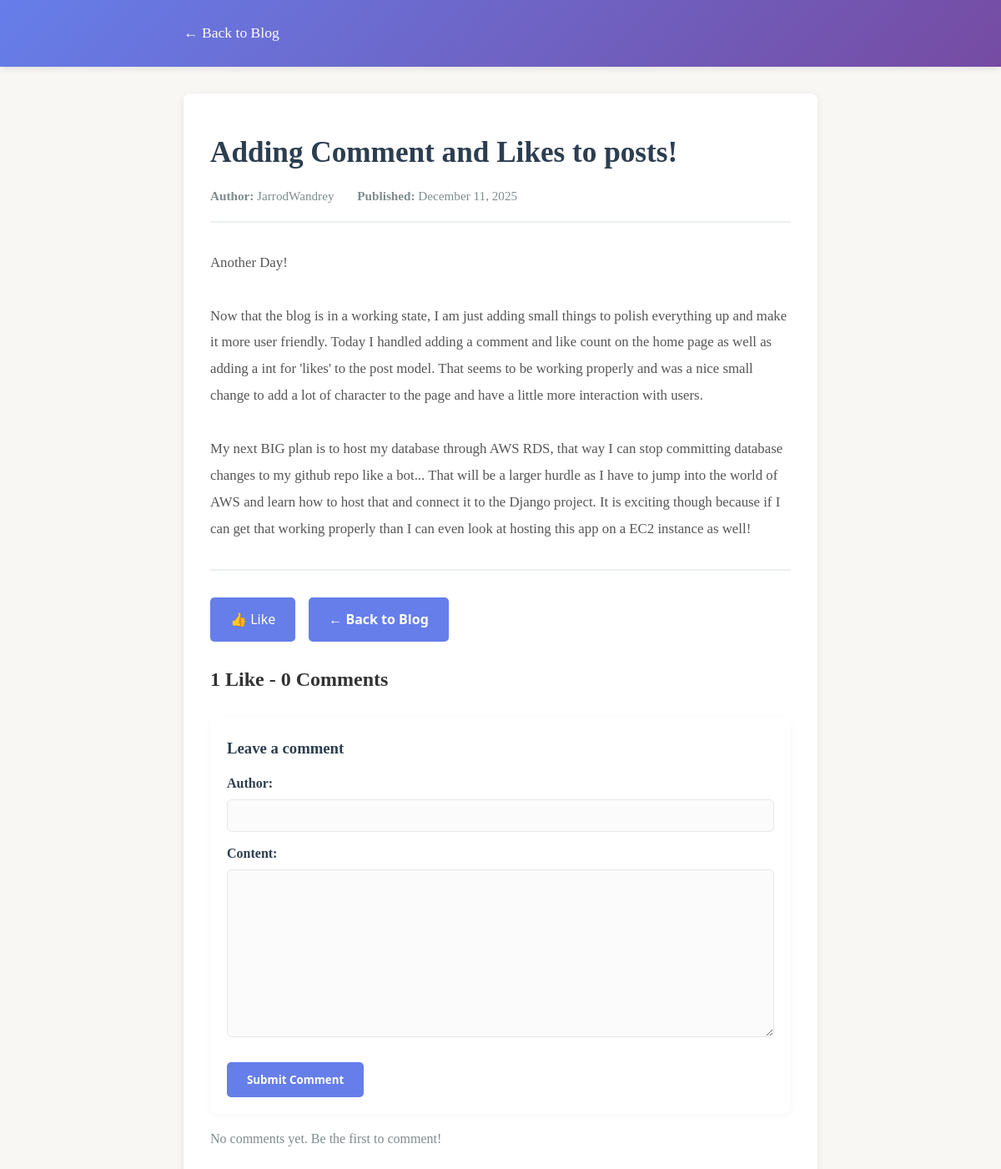
/show/7/, run on an earlier commit of the app's database.
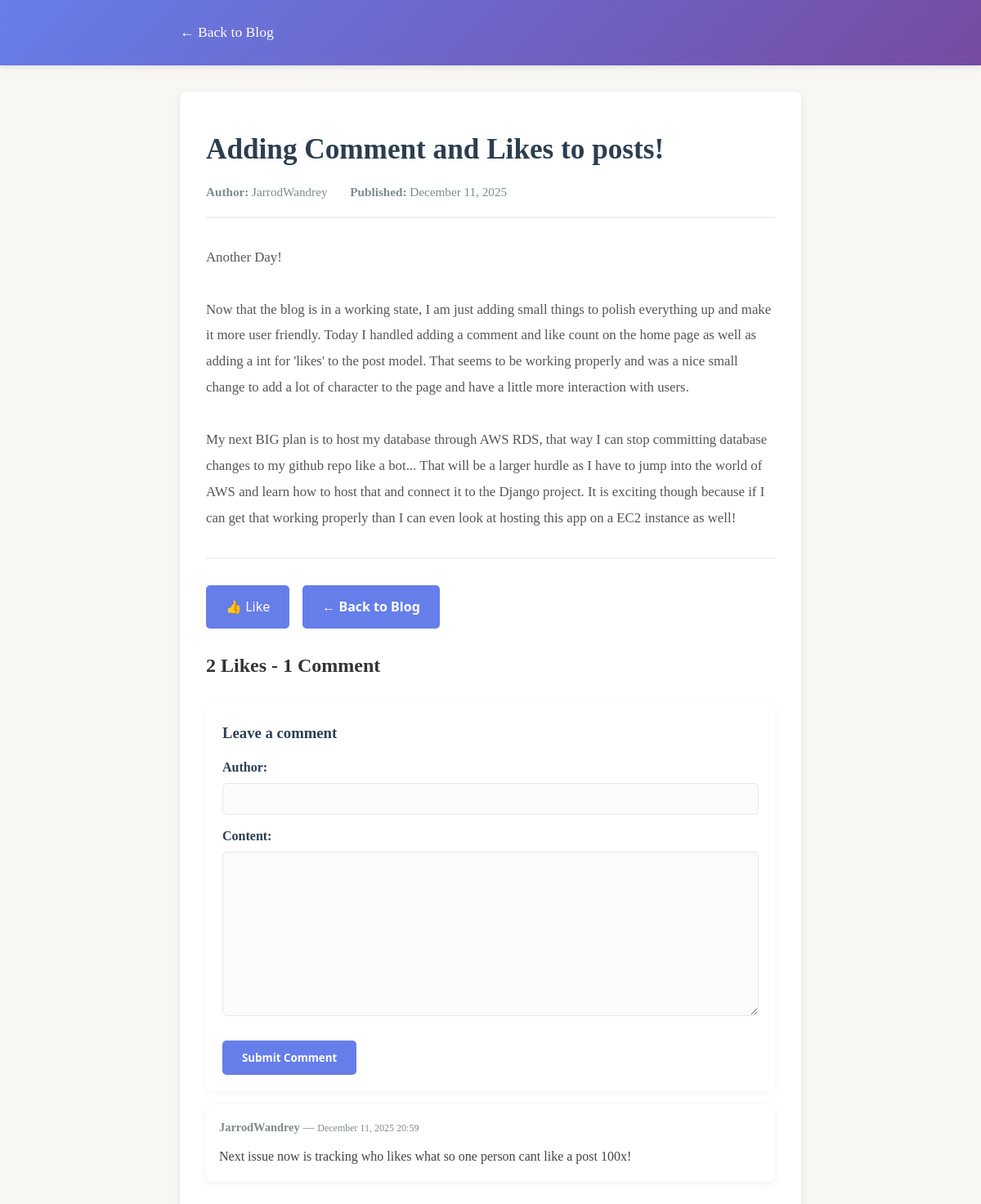
And on a later commit of the database.
### blog/models.py (models this page shows)
class Post(models.Model):
    title = models.CharField(max_length=200)
    author = models.CharField(max_length=50)
    content = models.TextField()
    created_at = models.DateTimeField(auto_now_add=True)
    likes = models.IntegerField(default=0)

class Comment(models.Model):
    post = models.ForeignKey(Post, related_name='comments', on_delete=models.CASCADE)
    author = models.CharField(max_length=50)
    content = models.TextField()
    created_at = models.DateTimeField(auto_now_add=True)

### blog/views.py (the view, shortened to what this page needs)
# urls.py: path('show/<int:post_id>/', views.show_post, name='show_post'),
def show_post(request, post_id):
    form = CommentForm()
    post = get_post_by_id(post_id)
    if post:
        return render(request, 'show_post.html', {'post': post, 'form': form})
    else:
        return HttpResponse("Post not found", status=404)

### blog/forms.py
class CommentForm(forms.ModelForm):
    author = forms.CharField(max_length=50, required=True, label='Author')
    content = forms.CharField(widget=forms.Textarea, required=True, label='Content')
    class Meta:
        model = Comment
        fields = ['author', 'content']

### blog/services.py (called while the page is built)
def get_post_by_id(post_id):
    try:
        post = Post.objects.get(id=post_id)
        return post
    except Post.DoesNotExist:
        return None

### blog/templates/show_post.html (shortened to what this page needs)
<!DOCTYPE html>
<html lang="en">
<head>
</head>
<body>
    <header>
        <div class="container">
            <a href="/" class="header-link">← Back to Blog</a>
        </div>
    </header>
    <div class="container">
        <div class="post-content-section">
            <h1>{{ post.title }}</h1>
            <div class="post-meta">
                <span><strong>Author:</strong> {{ post.author }}</span>
                <span><strong>Published:</strong> {{ post.created_at|date:"F d, Y" }}</span>
            </div>
            <div class="post-body">{{ post.content|escape }}</div>
            <div class="button-group">
                <a href="/like/{{post.id}}" class="like-btn">👍 Like</a>
                <a href="/" class="btn btn-home">← Back to Blog</a>
            </div>
            <div class="comments-section" style="margin-top:1.5rem;">
                <h2> {{ post.likes }} Like{{ post.likes|pluralize }} - {{ post.comments.count }} Comment{{ post.comments.count|pluralize }}</h2>
                <div class="comment-form">
                    <h3>Leave a comment</h3>
                    <form method="post" action="">
                        {% if user.is_authenticated %}
                        <input type="hidden" name="author" value="{{ user.username }}">
                        <p style="margin-bottom:0.5rem; color:#7f8c8d;">Commenting as <strong>{{ user.username }}</strong></p>
                        {% else %}
                        <div style="margin-bottom:0.75rem;">
                            {{ form.author.label_tag }}
                            {{ form.author }}
                        </div>
                        {% endif %}
                        <div style="margin-bottom:0.75rem;">
                            {{ form.content.label_tag }}
                            {{ form.content }}
                        </div>
                        <button type="submit" class="btn btn-home">Submit Comment</button>
                    </form>
                </div>
                <ul class="comments-list">
                    {% for comment in post.comments.all %}
                    <li class="comment">
                        <p class="meta"><strong>{{ comment.author }}</strong> — <small>{{ comment.created_at|date:"F d, Y H:i" }}</small></p>
                        <p class="body">{{ comment.content|linebreaksbr }}</p>
                    </li>
                    {% empty %}
                    <li class="no-comments" style="color:#7f8c8d;">No comments yet. Be the first to comment!</li>
                    {% endfor %}
                </ul>
            </div>
        </div>
    </div>
</body>
</html>

### blog/templates/show_post.html (style rules this page uses)
* { margin: 0; padding: 0; box-sizing: border-box; }
body { font-family: 'Georgia', 'Garamond', serif; line-height: 1.8; color: #333; background-color: #f9f7f4; }
header { background: linear-gradient(135deg, #667eea 0%, #764ba2 100%); color: white; padding: 1.5rem 0; box-shadow: 0 2px 8px rgba(0,0,0,0.1); }
.container { max-width: 800px; margin: 0 auto; padding: 0 20px; }
.header-link { color: white; text-decoration: none; font-size: 1.1rem; transition: opacity 0.3s ease; }
.post-content-section { background: white; padding: 3rem 2rem; margin: 2rem 0; border-radius: 8px; box-shadow: 0 2px 8px rgba(0,0,0,0.08); }
h1 { font-size: 2.2rem; color: #2c3e50; margin-bottom: 1rem; line-height: 1.3; }
.post-meta { color: #7f8c8d; font-size: 0.95rem; margin-bottom: 2rem; border-bottom: 2px solid #ecf0f1; padding-bottom: 1rem; }
.post-meta span { display: inline-block; margin-right: 1.5rem; }
.post-body { font-size: 1.05rem; line-height: 1.9; color: #555; margin-bottom: 2rem; white-space: pre-wrap; overflow-wrap: break-word; }
.button-group { display: flex; gap: 1rem; margin-top: 2rem; padding-top: 2rem; border-top: 2px solid #ecf0f1; }
.btn { padding: 0.75rem 1.5rem; border: none; border-radius: 5px; text-decoration: none; font-weight: 600; cursor: pointer; transition: all 0.3s ease; font-family: 'Segoe UI', Tahoma, Geneva, Verdana, sans-serif; display: inline-block; text-align: center; }
.btn-home { background-color: #667eea; color: white; }
.comments-section { margin-top: 1.5rem; }
.comments-list { list-style: none; margin-top: 1rem; padding-left: 0; }
.comment { background: #fff; padding: 1rem; border-radius: 8px; box-shadow: 0 2px 8px rgba(0,0,0,0.06); margin-bottom: 0.75rem; color: #444; }
.comment p { margin: 0; }
.comment .meta { color: #7f8c8d; font-size: 0.9rem; margin-bottom: 0.5rem; }
.comment-form { margin-top: 1.5rem; background: #fff; padding: 1.25rem; border-radius: 8px; box-shadow: 0 2px 8px rgba(0,0,0,0.04); }
.comment-form h3 { margin-top: 0; margin-bottom: 0.75rem; color: #2c3e50; }
.comment-form label { display:block; margin-bottom:0.25rem; font-weight:600; color:#2c3e50; }
.comment-form input[type="text"], .comment-form textarea, .comment-form input, .comment-form select { width: 100%; padding: 0.6rem; border: 1px solid #e6e6e6; border-radius: 6px; font-family: inherit; font-size: 1rem; color: #333; background: #fbfbfb; box-shadow: inset 0 1px 0 rgba(255,255,255,0.5); }
.comment-form textarea { min-height: 110px; resize: vertical; }
.comment-form .btn { margin-top: 0.5rem; }
.like-btn { display: inline-block; padding: 0.75rem 1.5rem; background-color: #667eea; color: white; text-decoration: none; border-radius: 5px; font-size: 1rem; font-family: 'Segoe UI', Tahoma, Geneva, Verdana, sans-serif; transition: all 0.3s ease; cursor: pointer; }

What changed in the data, as far as the page shows it:
changed Post "Adding Comment and Likes to posts!": likes "1" → "2"; comments.count "0" → "1"
added Comment: author "JarrodWandrey", created_at "December 11, 2025 20:59", content "Next issue now is tracking who likes what so one person cant like a post 100x!"
Also different on the page:
text no longer shown: "No comments yet. Be the first to comment!"
